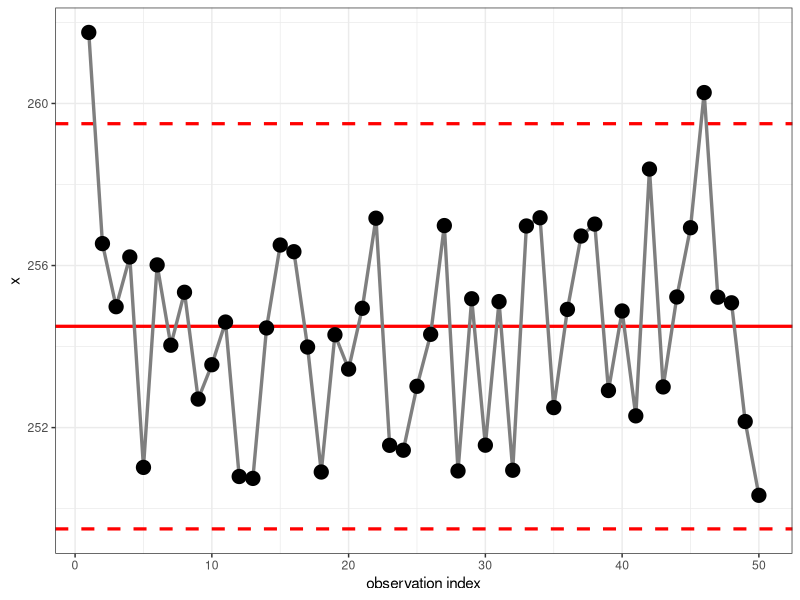
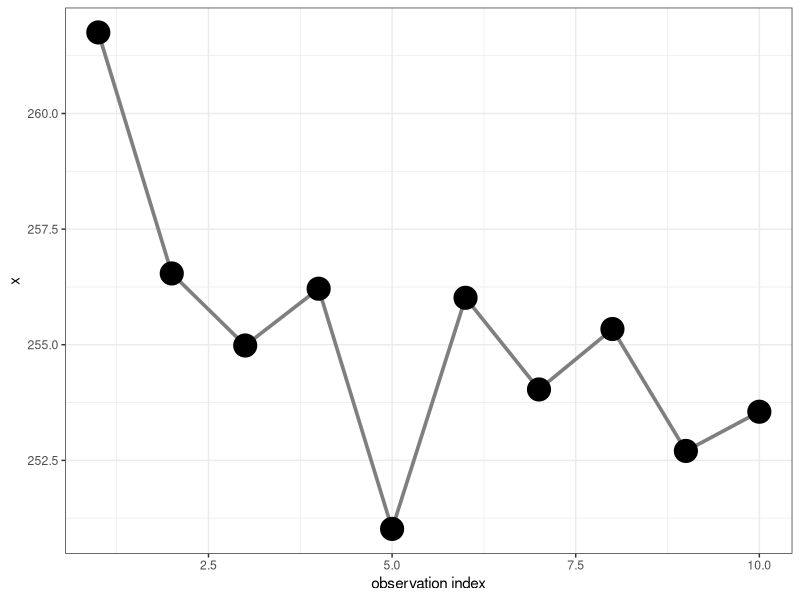
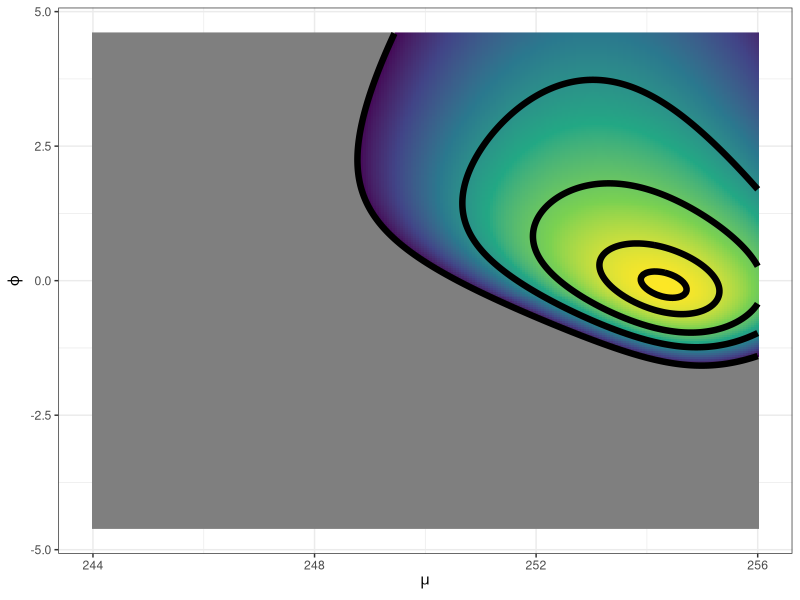
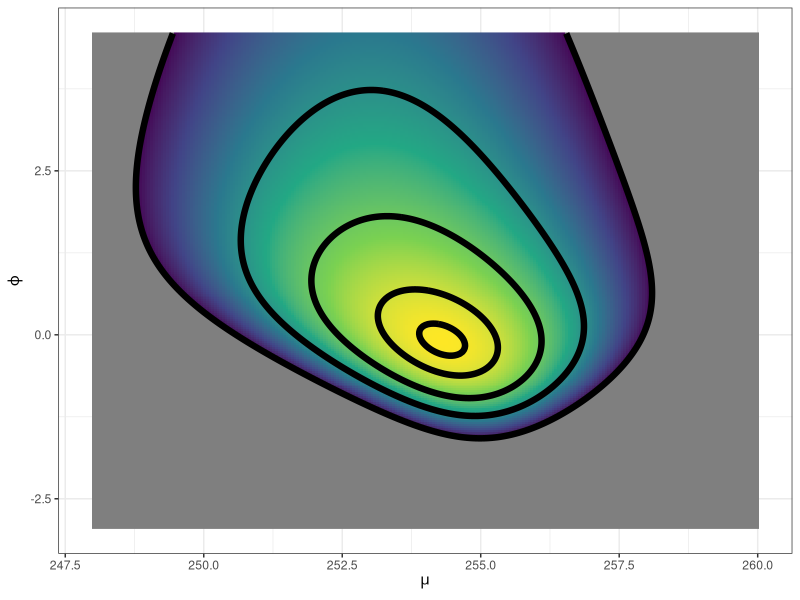
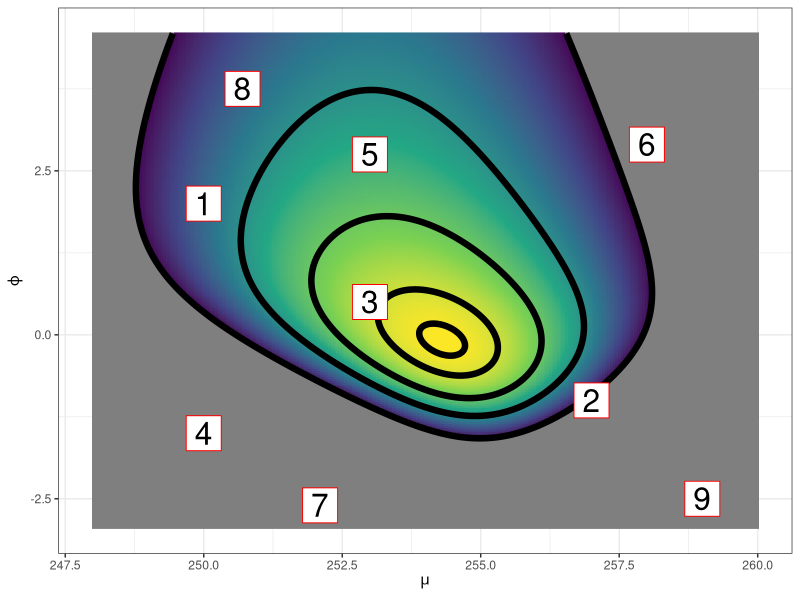
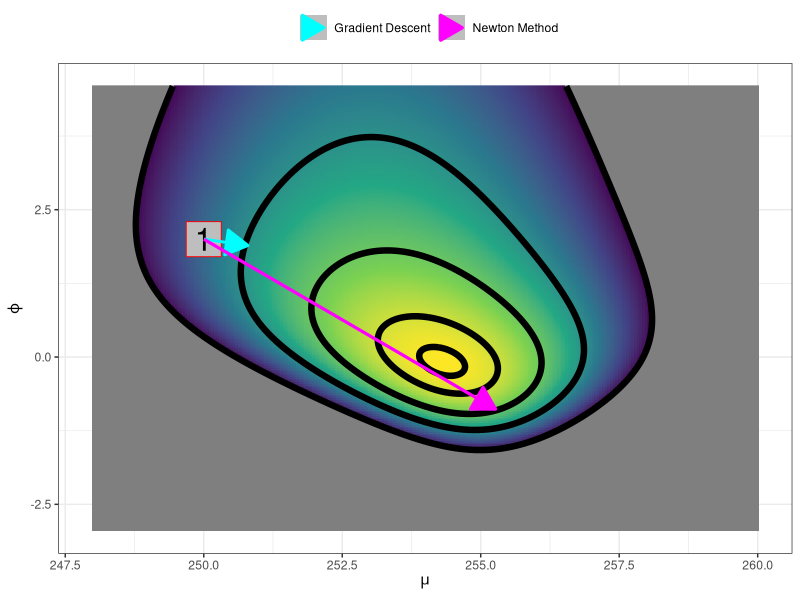
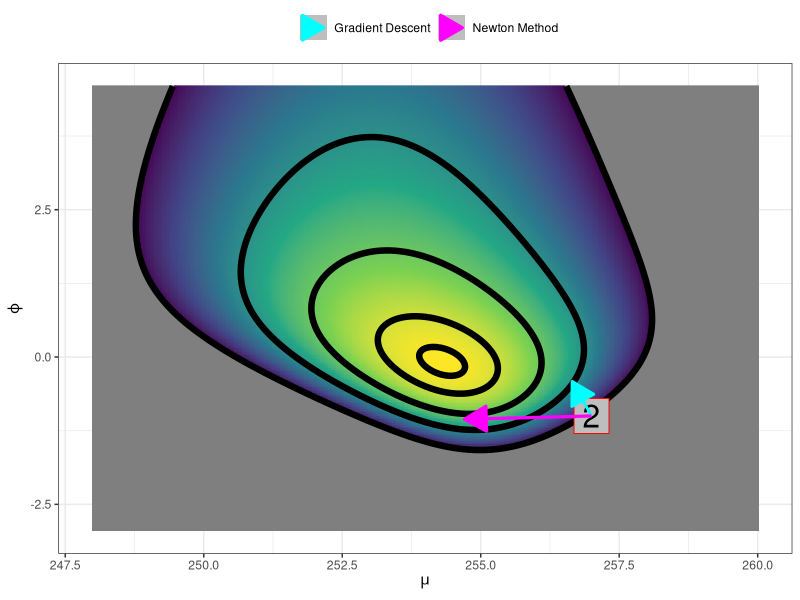
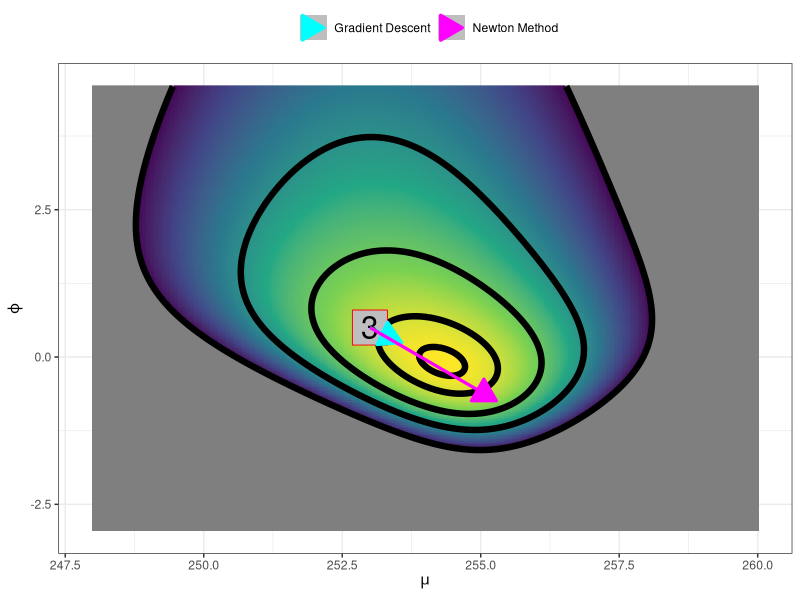

Source code (R) for these figures, in order: (Note: a time limit stopped this script after it produced the figures.)
### compare the optimization path for the gradient descent method
### and the newton method (with linesearch)

### use the in-class weight example which uses synthetic data

library(tidyverse)

### the gradient and Hessian will be calculated numerically
### if you want to run this script you must download and install
### the numDeriv package, the RStudio packages installer can help
library(numDeriv)

### specify the true parameters
mu_true <- 254.5
sigma_true <- 2.5

### generate random observations
set.seed(5001)
x <- rnorm(n = 50, mean = mu_true, sd = sigma_true)

### visualize the random observations as a run chart
tibble::tibble(x = x) %>% 
  tibble::rowid_to_column() %>% 
  ggplot(mapping = aes(x = rowid, y = x)) +
  geom_hline(yintercept = mu_true, color = "red", size = 1.1) +
  geom_hline(yintercept = c(mu_true - 2*sigma_true, mu_true + 2*sigma_true),
             color = "red", linetype = "dashed", size = 1.1) +
  geom_line(size = 1.15, color = "grey50") +
  geom_point(size = 4.5, color = "black") +
  labs(x = "observation index") +
  theme_bw()

### work with just the first 10 measurements

### define the list of required information

num_obs <- 10

info_use <- list(
  xobs = x[0:num_obs],
  mu_0 = 250,
  tau_0 = 2,
  sigma_lwr = 0.5,
  sigma_upr = 5.5
)

### run style chart for the first 10 measurements
tibble::tibble(x = info_use$xobs) %>% 
  tibble::rowid_to_column() %>% 
  ggplot(mapping = aes(x = rowid, y = x)) +
  geom_line(size = 1.25, color = "grey50") +
  geom_point(size = 7.5, color = "black") +
  labs(x = "observation index") +
  theme_bw()

### define log-posterior function with gaussian likelihood
### gaussian prior on mu and uniform prior on sigma
### phi is the logit-transformed sigma parameter
my_logpost <- function(theta, my_info)
{
  # unpack
  lik_mu <- theta[1]
  lik_phi <- theta[2]
  
  # backtransform
  lik_sigma <- my_info$sigma_lwr + 
    (my_info$sigma_upr - my_info$sigma_lwr) * boot::inv.logit(lik_phi)
  
  # log-liklhood
  log_lik <- sum(dnorm(x = my_info$xobs,
                       mean = lik_mu,
                       sd = lik_sigma,
                       log = TRUE))
  
  # log-priors
  log_prior_mu <- dnorm(x = lik_mu, 
                        mean = my_info$mu_0,
                        sd = my_info$tau_0,
                        log = TRUE)
  
  log_prior_sigma <- dunif(x = lik_sigma,
                           min = my_info$sigma_lwr,
                           max = my_info$sigma_upr,
                           log = TRUE)
  
  log_prior <- log_prior_mu + log_prior_sigma
  
  # log-derivative adjustment
  log_deriv_adjust <- log(my_info$sigma_upr - my_info$sigma_lwr) + 
    log(boot::inv.logit(lik_phi)) + 
    log(1 - boot::inv.logit(lik_phi))
  
  # sum together
  log_lik + log_prior + log_deriv_adjust
}

### define a grid parmaeter values 
param_grid <- expand.grid(lik_mu = seq(info_use$mu_0 - 3*info_use$tau_0,
                                       info_use$mu_0 + 3*info_use$tau_0,
                                       length.out = 251),
                          lik_phi = seq(boot::logit(1e-2),
                                        boot::logit(0.99),
                                        length.out = 251),
                          KEEP.OUT.ATTRS = FALSE, stringsAsFactors = FALSE) %>% 
  as.data.frame() %>% tibble::as_tibble()

### visualize the log-posterior surface over the parameter grid
param_grid %>% 
  rowwise() %>% 
  mutate(log_post = my_logpost(c(lik_mu, lik_phi), info_use)) %>% 
  ungroup() %>% 
  mutate(log_post_2 = log_post - max(log_post)) %>% 
  ggplot(mapping = aes(x = lik_mu, y = lik_phi)) +
  geom_raster(mapping = aes(fill = log_post_2)) +
  stat_contour(mapping = aes(z = log_post_2),
               breaks = log(c(0.01/100, 0.01, 0.1, 0.5, 0.9)),
               size = 2.2,
               color = "black") +
  scale_fill_viridis_c(guide = 'none', 
                       option = "viridis",
                       limits = log(c(0.01/100, 1.0))) +
  labs(x = expression(mu), y = expression(varphi)) +
  theme_bw()

### refine the parameter grid around the posterior mode

param_grid_refine <- expand.grid(lik_mu = seq(248, 260, length.out = 251),
                                 lik_phi = seq(boot::logit(0.05),
                                               boot::logit(0.99), 
                                               length.out = 251),
                                 KEEP.OUT.ATTRS = FALSE, stringsAsFactors = FALSE) %>% 
  as.data.frame() %>% tibble::as_tibble()

### visualize the posterior surface with the refined grid
log_post_refine_df <- param_grid_refine %>% 
  rowwise() %>% 
  mutate(log_post = my_logpost(c(lik_mu, lik_phi), info_use)) %>% 
  ungroup()

log_post_refine_df %>% 
  mutate(log_post_2 = log_post - max(log_post)) %>% 
  ggplot(mapping = aes(x = lik_mu, y = lik_phi)) +
  geom_raster(mapping = aes(fill = log_post_2)) +
  stat_contour(mapping = aes(z = log_post_2),
               breaks = log(c(0.01/100, 0.01, 0.1, 0.5, 0.9)),
               size = 2.2,
               color = "black") +
  scale_fill_viridis_c(guide = 'none', 
                       option = "viridis",
                       limits = log(c(0.01/100, 1.0))) +
  labs(x = expression(mu), y = expression(varphi)) +
  theme_bw()

### --- setup functions to support performing optimization --- ###

### for optimization work with the negative log-posterior
### work simple, hardcode the logposterior function
negative_logpost <- function(theta, logpost_info)
{
  -my_logpost(theta, logpost_info)
}

### check the evaluation of the gradient at one point
numDeriv::grad(negative_logpost, c(250, -1), logpost_info = info_use)

### check the evaluation of the Hessian matrix at one point
numDeriv::hessian(negative_logpost, c(250, -1), 
                  method="Richardson", method.args=list(), 
                  info_use)

### define a function which calculates the gradient descent step
grad_descent_step <- function(theta, logpost_info, step_size = 0.001)
{
  # calculate gradient
  g <- numDeriv::grad(negative_logpost, theta, 
                      method="Richardson", side=NULL, method.args=list(),
                      logpost_info)
  
  # direction
  p <- -g
  
  # take the step with the applied learning rate
  theta + step_size * as.numeric(p)
}

### define a function which calculates the full newton step
newton_step <- function(theta, logpost_info, step_size = 1)
{
  # calculate gradient
  g <- numDeriv::grad(negative_logpost, theta, 
                      method="Richardson", side=NULL, method.args=list(),
                      logpost_info)
  
  # calculate Hessian matrix
  Hmat <- numDeriv::hessian(negative_logpost, theta, 
                            method="Richardson", method.args=list(), 
                            logpost_info)
  
  # update
  as.numeric(theta - step_size * as.numeric(solve(Hmat, as.matrix(g))))
}

### wrapper function to the gradient evaluation which allows trying out
### several different learning rates at the same guess

wrap_grad_step <- function(step_size, theta, logpost_info, grad_func_use,
                           var_names)
{
  x <- grad_func_use( theta, logpost_info, step_size)
  
  data.frame( t(x) ) %>% tibble::as_tibble() %>% 
    purrr::set_names(var_names) %>% 
    mutate(step_size = step_size)
}

### define a function which shows the initial guess on the surface
viz_init_guess_only <- function(init_theta_df)
{
  gg <- log_post_refine_df %>% 
    mutate(log_post_2 = log_post - max(log_post)) %>% 
    ggplot(mapping = aes(x = lik_mu, y = lik_phi)) +
    geom_raster(mapping = aes(fill = log_post_2)) +
    stat_contour(mapping = aes(z = log_post_2),
                 breaks = log(c(0.01/100, 0.01, 0.1, 0.5, 0.9)),
                 size = 2.2,
                 color = "black") +
    geom_point(data = init_theta_df,
               size = 13, shape = 22, alpha = 1.0,
               fill = 'white', color = 'red') +
    geom_text(data = init_theta_df,
              mapping = aes(label = guess_id),
              color = "black", size = 8) +
    scale_fill_viridis_c(guide = 'none', option = "viridis",
                         limits = log(c(0.01/100, 1.0))) +
    labs(x = expression(mu), y = expression(varphi)) +
    theme_bw()
  
  print( gg )
}

### define a list of initial guess values
init_guess_list <- list(
  c(250, 2),
  c(257, -1),
  c(253, 0.5),
  c(250, -1.5),
  c(253, 2.75),
  c(258, 2.9),
  c(252.1, -2.6),
  c(250.7, 3.75),
  c(259, -2.5)
)

### convert the list into a tibble
init_guess_df <- purrr::map_dfr(init_guess_list,
                                function(avec){as.data.frame(t(avec)) %>% 
                                    purrr::set_names(c("lik_mu", "lik_phi"))}) %>% 
  tibble::rowid_to_column("guess_id")

### visualize the initial guess values on the surface
viz_init_guess_only(init_guess_df)

### use several learning rates to visualize the search path direction
### directly compare the gradient descent direction to the newton direction

viz_compare_directions <- function(a_theta, guess_id, grad_desc_lr, newton_lr)
{
  # calculate updates using gradient descent and the provided
  # learning rates
  grad_desc_at <- purrr::map_dfr(grad_desc_lr,
                                 wrap_grad_step,
                                 theta = a_theta,
                                 logpost_info = info_use,
                                 grad_func_use = grad_descent_step,
                                 var_names = c("lik_mu", "lik_phi"))
  
  # calculate updates using newton and the provided learning rates
  newton_at <- purrr::map_dfr(newton_lr,
                              wrap_grad_step,
                              theta = a_theta,
                              logpost_info = info_use,
                              grad_func_use = newton_step,
                              var_names = c("lik_mu", "lik_phi"))
  
  # draw an arrow for each respective search path direction
  gg <- log_post_refine_df %>% 
    mutate(log_post_2 = log_post - max(log_post)) %>% 
    ggplot(mapping = aes(x = lik_mu, y = lik_phi)) +
    geom_raster(mapping = aes(fill = log_post_2)) +
    stat_contour(mapping = aes(z = log_post_2),
                 breaks = log(c(0.01/100, 0.01, 0.1, 0.5, 0.9)),
                 size = 2.2,
                 color = "black") +
    geom_point(data = tibble::tibble(lik_mu = a_theta[1],
                                     lik_phi = a_theta[2]),
               size = 13, shape = 22, alpha = 1.0,
               fill = 'grey', color = 'red') +
    geom_text(data = tibble::tibble(lik_mu = a_theta[1],
                                    lik_phi = a_theta[2],
                                    guess_id = guess_id),
              mapping = aes(label = guess_id), 
              size = 8, color = 'black') +
    geom_path(data = grad_desc_at,
              mapping = aes(x = lik_mu, y = lik_phi,
                            color = 'Gradient Descent'),
              size= 1.,
              arrow = arrow(type='closed')) +
    geom_path(data = newton_at,
              mapping = aes(x = lik_mu, y = lik_phi,
                            color = "Newton Method"),
              size = 1.1,
              arrow = arrow(type='closed')) +
    scale_fill_viridis_c(guide = 'none', option = "viridis",
                         limits = log(c(0.01/100, 1.0))) +
    scale_color_manual("", 
                       values = c("Gradient Descent" = "cyan",
                                  "Newton Method" = "magenta")) +
    labs(x = expression(mu), y = expression(varphi)) +
    theme_bw() +
    theme(legend.position = "top",
          legend.key = element_rect(fill = "grey"))
  
  print( gg )
}

### compare the search path directions at the initial guess for the
### first initial guess
viz_compare_directions(init_guess_list[[1]], init_guess_df$guess_id[[1]],
                       grad_desc_lr = exp(seq(-7, -1, length.out = 3)),
                       newton_lr = exp(seq(-7, 0, length.out = 3)))

### compare the search path directions for the second initial guess
viz_compare_directions(init_guess_list[[2]], init_guess_df$guess_id[[2]],
                       grad_desc_lr = exp(seq(-7, -3, length.out = 3)),
                       newton_lr = exp(seq(-7, 0, length.out = 3)))

### compare the search path directions for the third initial guess
viz_compare_directions(init_guess_list[[3]], init_guess_df$guess_id[[3]],
                       grad_desc_lr = exp(seq(-7, -0.5, length.out = 3)),
                       newton_lr = exp(seq(-7, 0, length.out = 3)))

### 4th initial guess
viz_compare_directions(init_guess_list[[4]], init_guess_df$guess_id[[4]],
                       grad_desc_lr = exp(seq(-7, -5, length.out = 3)),
                       newton_lr = exp(seq(-7, 0, length.out = 3)))

### 5th initial guess -- this is a BAD initial guess...gives problems
### for the NEWTON method!!!!!!
viz_compare_directions(init_guess_list[[5]], init_guess_df$guess_id[[5]],
                       grad_desc_lr = exp(seq(-7, -0.5, length.out = 3)),
                       newton_lr = exp(seq(-7, -1, length.out = 3)))

### 6th initial guess...again aa BAD initial guess!!!!
viz_compare_directions(init_guess_list[[6]], init_guess_df$guess_id[[6]],
                       grad_desc_lr = exp(seq(-7, -1, length.out = 3)),
                       newton_lr = exp(seq(-7, -2, length.out = 3)))

### 7th initial guess...NOT a BAD initial guess
viz_compare_directions(init_guess_list[[7]], init_guess_df$guess_id[[7]],
                       grad_desc_lr = exp(seq(-7, -5, length.out = 3)),
                       newton_lr = exp(seq(-7, 0, length.out = 3)))

### 8th initial guess
viz_compare_directions(init_guess_list[[8]], init_guess_df$guess_id[[8]],
                       grad_desc_lr = exp(seq(-7, -0.5, length.out = 3)),
                       newton_lr = exp(seq(-7, -3, length.out = 3)))

### 9th initial guess
viz_compare_directions(init_guess_list[[9]], init_guess_df$guess_id[[9]],
                       grad_desc_lr = exp(seq(-7, -5, length.out = 3)),
                       newton_lr = exp(seq(-7, 0, length.out = 3)))

### define a function for the gradient descent update
### which returns the update values and the gradient
### allows monitoring the gradient with the result

make_grad_desc <- function(theta, logpost_info, step_size = 0.001)
{
  # calculate gradient
  g <- numDeriv::grad(negative_logpost, theta, 
                      method="Richardson", side=NULL, method.args=list(),
                      logpost_info)
  
  # direction
  p <- -g
  
  # take the step with the applied learning rate
  tnew <- theta + step_size * as.numeric(p)
  
  list(theta = tnew, g = g)
}


### since some initial guesses can be BAD...need to use Newton method
### with backtracking line search to identify the OPTIMAL learning rate
### at a given point. 
###
### IF the learning rate descrases below a HARD CODED
### threshold simply use a gradient descent step there...

make_newton_linesearch <- function(theta, logpost_info, a = 0.01, b = 0.8)
{
  # negative log-posterior
  nlpvalue <- negative_logpost(theta, logpost_info)
  
  # calculate gradient vector
  g <- numDeriv::grad(negative_logpost, theta,
                      method = "Richardson", side=NULL, method.args=list(),
                      logpost_info)
  
  # calculate hessian matrix
  Hmat <- numDeriv::hessian(negative_logpost, theta,
                            method = "Richardson", method.args=list(),
                            logpost_info)
  
  # search direction
  p <- -solve(Hmat + 1e-8 * diag(length(g)), as.matrix(g))
  
  # back tracking line search
  step_size <- 1 # full newton
  u <- a * as.numeric(t(as.matrix(g)) %*% p)
  
  ### just hard code the max number of line search backtracks
  for(nt in 1:201){
    ff1 <- negative_logpost(theta + step_size * as.numeric(p), logpost_info)
    
    ff2 <- nlpvalue + step_size * u
    
    if( ff1 <= ff2 ){
      break
    } else {
      step_size <- b * step_size
    }
  }
  
  if(step_size < 1e-10){
    # browser()
    # step size will be incredibly small, just use a scaled gradient descent
    step_size <- 0.005
    p <- -g
  }
  
  # take the damped newton step
  tnew <- theta + step_size * as.numeric(p)
  
  list(theta = tnew, g = g)
}

### create a wrapper function which runs the optimization
### from an initial guess for a given number of steps

### for simplicity...HARD CODE a break point of the
### l2norm of the gradient at 1e-4

run_optimize <- function(start_value, num_steps, grad_func, logpost_info, ...)
{
  # initialize
  res <- vector(mode = 'list', length = num_steps + 1)
  gres <- vector(mode = 'list', length = num_steps + 1)
  
  # browser()
  
  res[[1]] <- start_value
  
  for(k in 2:(num_steps+1)){
    temp_res <- grad_func(res[[k - 1]], logpost_info, ...)
    
    res[[k]] <- temp_res$theta
    gres[[k - 1]] <- temp_res$g
    
    if( sqrt( sum( temp_res$g^2 ) ) < 1e-4 ) { break }
  }
  
  list(theta_list = res, grad_list = gres)
}


### unpack the iteration results

tidy_opt_results <- function(t_vec, g_vec, iter_id)
{
  list(lik_mu = t_vec[1],
       lik_phi = t_vec[2],
       grad_l2_norm = sqrt( sum( g_vec^2 ) ),
       grad_linf_norm = max(g_vec),
       iter_id = iter_id)
}

### define a function which executes the optimization and then the
### tidying of the results

run_tidy_optimize <- function(start_value, num_steps, grad_func, logpost_info, ...)
{
  res_list <- run_optimize(start_value, num_steps, grad_func, logpost_info, ...)
  
  purrr::pmap_dfr(list( res_list$theta_list,
                        res_list$grad_list,
                        seq_along(res_list$theta_list) - 1),
                  tidy_opt_results)
}

### iterate over the initial guess values, use a large number for the
### max number of steps, hard code the step size to be 0.005
grad_desc_opt_results_all <- purrr::map(init_guess_list,
                                        run_tidy_optimize,
                                        num_steps = 5001,
                                        grad_func = make_grad_desc,
                                        logpost_info = info_use,
                                        step_size = 0.005)

### plot the l2-norm of the gradient which is the convergence monitor
purrr::map2_dfr(grad_desc_opt_results_all, 
                seq_along(grad_desc_opt_results_all),
                function(ll, id){ll %>% mutate(guess_id = id)}) %>% 
  ggplot(mapping = aes(x = iter_id, y = grad_l2_norm)) +
  geom_line(mapping = aes(group = interaction(guess_id)),
            size = 1.1) +
  facet_wrap(~guess_id, labeller = "label_both") +
  theme_bw()

### zoom in on the scale and plot all guesses together
purrr::map2_dfr(grad_desc_opt_results_all, 
                seq_along(grad_desc_opt_results_all),
                function(ll, id){ll %>% mutate(guess_id = id)}) %>% 
  mutate(opt_type = "Gradient Descent") %>% 
  ggplot(mapping = aes(x = iter_id, y = grad_l2_norm)) +
  geom_line(mapping = aes(group = interaction(guess_id),
                          color = as.factor(guess_id)),
            size = 1.1) +
  facet_wrap(~opt_type) +
  coord_cartesian(ylim = c(-0.1, 2)) +
  scale_color_viridis_d("Guess") +
  theme_bw()

### what if we used a smaller step size?
grad_desc_opt_results_small_step <- purrr::map(init_guess_list,
                                               run_tidy_optimize,
                                               num_steps = 10001,
                                               grad_func = make_grad_desc,
                                               logpost_info = info_use,
                                               step_size = 0.001)

### plot the l2norm of the gradient for the small step size
purrr::map2_dfr(grad_desc_opt_results_small_step, 
                seq_along(grad_desc_opt_results_small_step),
                function(ll, id){ll %>% mutate(guess_id = id)}) %>% 
  mutate(opt_type = "Gradient Descent small learning rate") %>% 
  ggplot(mapping = aes(x = iter_id, y = grad_l2_norm)) +
  geom_line(mapping = aes(group = interaction(guess_id),
                          color = as.factor(guess_id)),
            size = 1.1) +
  facet_wrap(~opt_type) +
  coord_cartesian(ylim = c(-0.1, 2)) +
  scale_color_viridis_d("Guess") +
  theme_bw()

### use the newton method with backtracking line search to handle
### the bad initial guesses
newton_opt_results_all <- purrr::map(init_guess_list,
                                     run_tidy_optimize,
                                     num_steps = 5001,
                                     grad_func = make_newton_linesearch,
                                     logpost_info = info_use,
                                     a = 0.01, b = 0.8)

### plot the l2norm of the gradient with respect to the number of iterations
purrr::map2_dfr(newton_opt_results_all, 
                seq_along(newton_opt_results_all),
                function(ll, id){ll %>% mutate(guess_id = id)}) %>% 
  ggplot(mapping = aes(x = iter_id, y = grad_l2_norm)) +
  geom_line(mapping = aes(group = interaction(guess_id)),
            size = 1.1) +
  facet_wrap(~guess_id, labeller = "label_both") +
  theme_bw()

### only the BAD initial guess values require a large number of iterations!!!
### let each facet have separate scales
purrr::map2_dfr(newton_opt_results_all, 
                seq_along(newton_opt_results_all),
                function(ll, id){ll %>% mutate(guess_id = id)}) %>% 
  ggplot(mapping = aes(x = iter_id, y = grad_l2_norm)) +
  geom_line(mapping = aes(group = interaction(guess_id)),
            size = 1.1) +
  facet_wrap(~guess_id, labeller = "label_both", scales = "free") +
  theme_bw()

### zoom in on the iteration - xaxis - scale and the l2-norm - yaxis - scale
### only the BAD initial guess values require more than 20 iterations to 
### converge for this example!!!
purrr::map2_dfr(newton_opt_results_all, 
                seq_along(newton_opt_results_all),
                function(ll, id){ll %>% mutate(guess_id = id)}) %>% 
  ggplot(mapping = aes(x = iter_id, y = grad_l2_norm)) +
  geom_line(mapping = aes(group = interaction(guess_id)),
            size = 1.1) +
  coord_cartesian(xlim = c(0, 21), ylim = c(0, 10)) +
  facet_wrap(~guess_id, labeller = "label_both") +
  theme_bw()

### look at the two BAD starting guess values can see where it
### transitions from gradient descent to the newton method
purrr::map2_dfr(newton_opt_results_all, 
                seq_along(newton_opt_results_all),
                function(ll, id){ll %>% mutate(guess_id = id)}) %>% 
  filter(guess_id %in% c(5, 6)) %>% 
  ggplot(mapping = aes(x = iter_id, y = grad_l2_norm)) +
  geom_line(mapping = aes(group = interaction(guess_id)),
            size = 1.1) +
  coord_cartesian(xlim = c(0, 301)) +
  facet_wrap(~guess_id, labeller = "label_both") +
  theme_bw()



### directly compare the optimization paths for gradient descent
### and the Newton method for each initial guess

viz_compare_opt_results <- function(graddesc_df, newton_df, guess_id)
{
  init_values <- graddesc_df %>% slice(1)
  
  gg <- log_post_refine_df %>% 
    mutate(log_post_2 = log_post - max(log_post)) %>% 
    ggplot(mapping = aes(x = lik_mu, y = lik_phi)) +
    geom_raster(mapping = aes(fill = log_post_2)) +
    stat_contour(mapping = aes(z = log_post_2),
                 breaks = log(c(0.01/100, 0.01, 0.1, 0.5, 0.9)),
                 size = 2.2,
                 color = "black") +
    geom_point(data = init_values,
               size = 13, shape = 22, alpha = 1.0,
               fill = 'grey', color = 'red') +
    geom_text(data = init_values %>% mutate(guess_id = guess_id),
              mapping = aes(label = guess_id),
              color = 'black', size = 8) +
    geom_path(data = graddesc_df,
              mapping = aes(x = lik_mu, y = lik_phi,
                            color = 'Gradient Descent'),
              size= 1.0) +
    geom_path(data = newton_df,
              mapping = aes(x = lik_mu, y = lik_phi,
                            color = "Newton Method"),
              size= 1.0) +
    geom_point(data = graddesc_df,
               mapping = aes(x = lik_mu, y = lik_phi,
                             color = 'Gradient Descent')) +
    geom_point(data = newton_df,
               mapping = aes(x = lik_mu, y = lik_phi,
                             color = 'Newton Method'),
               size = 2.21) +
    scale_fill_viridis_c(guide = 'none', 
                         option = "viridis",
                         limits = log(c(0.01/100, 1.0))) +
    scale_color_manual("", 
                       values = c("Gradient Descent" = "cyan",
                                  "Newton Method" = "magenta")) +
    labs(x = expression(mu), y = expression(varphi)) +
    theme_bw() +
    theme(legend.position = "top",
          legend.key = element_rect(fill = "grey"))
  
  print( gg )
}

purrr::pwalk(list(grad_desc_opt_results_all, 
                  newton_opt_results_all,
                  seq_along(init_guess_list)),
             viz_compare_opt_results)
